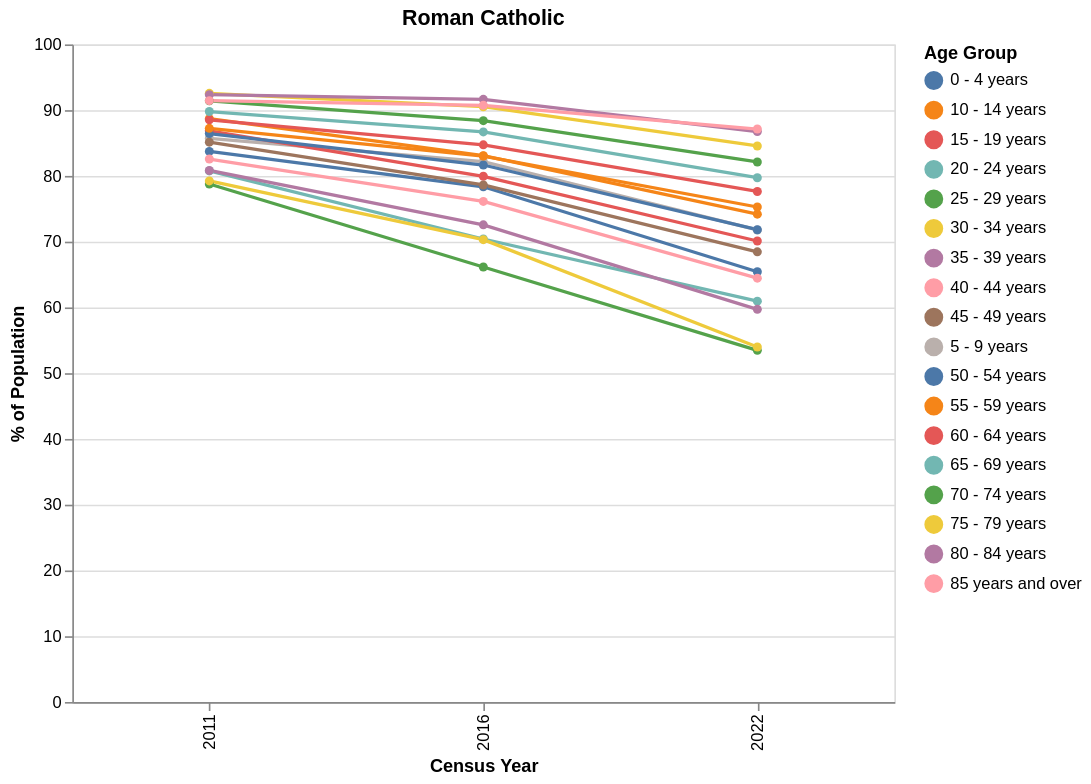
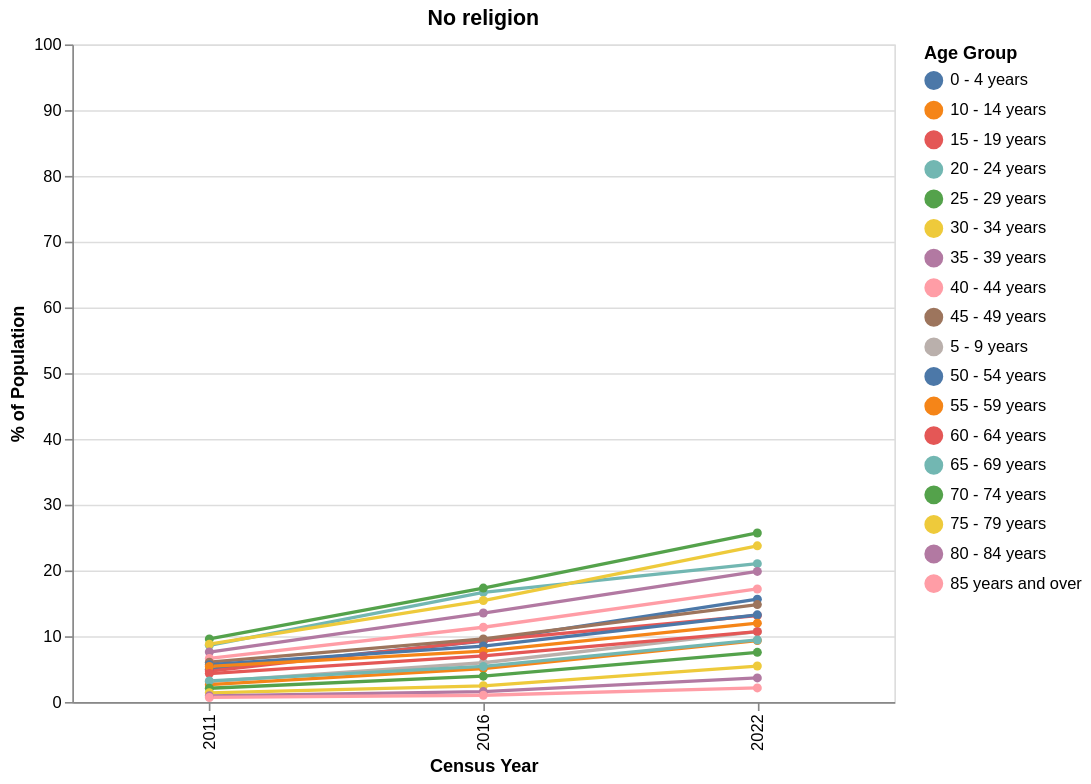

Write notebook code for charts like these, in order.
### Markdown cell above
# Religion in Ireland

Identification as Roman Catholic is decreasing with each census, while the percentage of No Religion is increasing.

### Code cell
# IMPORTANT: Please update this path if the file is located elsewhere on your system
DATA_DIR = '../data'
OUT_DIR = "../website"

DATA_FILE = DATA_DIR + '/' + "ireland_religion_census_data_ages.csv"
OUTPUT_FILE_CATHOLIC  = DATA_DIR + '/' + "ireland_religion_catholic_trends.json"
OUTPUT_FILE_NONE = DATA_DIR + '/' + "ireland_religion_none_trends.json"
HTML_FILE_CATHOLIC = OUT_DIR + '/' + 'CATHOLIC_RELIGION' + ".html"
HTML_FILE_NONE = OUT_DIR + '/' + 'NO_RELIGION' + ".html"

plot_CSO.plot_separate_trends(DATA_FILE, OUTPUT_FILE_CATHOLIC, OUTPUT_FILE_NONE)

# roman catholic
generate_embeddable_html(
    json_filepath=OUTPUT_FILE_CATHOLIC,
    output_filepath=HTML_FILE_CATHOLIC,
    # plot_title='RELIGIOUS AFFILIATION'
    )
# no religion
generate_embeddable_html(
    json_filepath=OUTPUT_FILE_NONE,
    output_filepath=HTML_FILE_NONE,
    # plot_title='RELIGIOUS AFFILIATION'
    )

### Figure 1 — Vega-Lite specification as saved in the notebook (floating-point values rounded to 4 significant figures)
{"config": {"view": {"continuousWidth": 300, "continuousHeight": 300}}, "data": {"name": "data-85346da81e05ca859f62b761a08a34b8"}, "mark": {"type": "line", "point": true}, "encoding": {"color": {"field": "Age Group", "title": "Age Group", "type": "nominal"}, "tooltip": [{"field": "Year", "type": "ordinal"}, {"field": "Age Group", "type": "nominal"}, {"field": "Percentage", "format": ".3f", "title": "% of Pop.", "type": "quantitative"}], "x": {"field": "Year", "title": "Census Year", "type": "ordinal"}, "y": {"field": "Percentage", "scale": {"domain": [0, 100]}, "title": "% of Population", "type": "quantitative"}}, "height": 400, "title": "Roman Catholic", "width": 500, "$schema": "https://vega.github.io/schema/vega-lite/v6.1.0.json", "datasets": {"data-85346da81e05ca859f62b761a08a34b8": [{"STATISTIC": "F5071C01", "Statistic Label": "Population Usually Resident and Present in the State", "Year": 2011, "Census Year": 2011, "C02199V02655": "-", "Sex": "Both sexes", "C02712V03280": 1, "Religion": "Roman Catholic", "C02076V03371": 205, "Age Group": "0 - 4 years", "UNIT": "Number", "VALUE": 296886, "Percentage": 83.72}, {"STATISTIC": "F5071C01", "Statistic Label": "Population Usually Resident and Present in the State", "Year": 2011, "Census Year": 2011, "C02199V02655": "-", "Sex": "Both sexes", "C02712V03280": 1, "Religion": "Roman Catholic", "C02076V03371": 245, "Age Group": "5 - 9 years", "UNIT": "Number", "VALUE": 273547, "Percentage": 85.72}, {"STATISTIC": "F5071C01", "Statistic Label": "Population Usually Resident and Present in the State", "Year": 2011, "Census Year": 2011, "C02199V02655": "-", "Sex": "Both sexes", "C02712V03280": 1, "Religion": "Roman Catholic", "C02076V03371": 265, "Age Group": "10 - 14 years", "UNIT": "Number", "VALUE": 266386, "Percentage": 88.71}, {"STATISTIC": "F5071C01", "Statistic Label": "Population Usually Resident and Present in the State", "Year": 2011, "Census Year": 2011, "C02199V02655": "-", "Sex": "Both sexes", "C02712V03280": 1, "Religion": "Roman Catholic", "C02076V03371": 300, "Age Group": "15 - 19 years", "UNIT": "Number", "VALUE": 241816, "Percentage": 86.86}, {"STATISTIC": "F5071C01", "Statistic Label": "Population Usually Resident and Present in the State", "Year": 2011, "Census Year": 2011, "C02199V02655": "-", "Sex": "Both sexes", "C02712V03280": 1, "Religion": "Roman Catholic", "C02076V03371": 365, "Age Group": "20 - 24 years", "UNIT": "Number", "VALUE": 231847, "Percentage": 80.76}, {"STATISTIC": "F5071C01", "Statistic Label": "Population Usually Resident and Present in the State", "Year": 2011, "Census Year": 2011, "C02199V02655": "-", "Sex": "Both sexes", "C02712V03280": 1, "Religion": "Roman Catholic", "C02076V03371": 410, "Age Group": "25 - 29 years", "UNIT": "Number", "VALUE": 279294, "Percentage": 78.78}, {"STATISTIC": "F5071C01", "Statistic Label": "Population Usually Resident and Present in the State", "Year": 2011, "Census Year": 2011, "C02199V02655": "-", "Sex": "Both sexes", "C02712V03280": 1, "Religion": "Roman Catholic", "C02076V03371": 440, "Age Group": "30 - 34 years", "UNIT": "Number", "VALUE": 308062, "Percentage": 79.24}, {"STATISTIC": "F5071C01", "Statistic Label": "Population Usually Resident and Present in the State", "Year": 2011, "Census Year": 2011, "C02199V02655": "-", "Sex": "Both sexes", "C02712V03280": 1, "Religion": "Roman Catholic", "C02076V03371": 460, "Age Group": "35 - 39 years", "UNIT": "Number", "VALUE": 291036, "Percentage": 80.83}, {"STATISTIC": "F5071C01", "Statistic Label": "Population Usually Resident and Present in the State", "Year": 2011, "Census Year": 2011, "C02199V02655": "-", "Sex": "Both sexes", "C02712V03280": 1, "Religion": "Roman Catholic", "C02076V03371": 475, "Age Group": "40 - 44 years", "UNIT": "Number", "VALUE": 269635, "Percentage": 82.56}, {"STATISTIC": "F5071C01", "Statistic Label": "Population Usually Resident and Present in the State", "Year": 2011, "Census Year": 2011, "C02199V02655": "-", "Sex": "Both sexes", "C02712V03280": 1, "Religion": "Roman Catholic", "C02076V03371": 495, "Age Group": "45 - 49 years", "UNIT": "Number", "VALUE": 256383, "Percentage": 85.13}, {"STATISTIC": "F5071C01", "Statistic Label": "Population Usually Resident and Present in the State", "Year": 2011, "Census Year": 2011, "C02199V02655": "-", "Sex": "Both sexes", "C02712V03280": 1, "Religion": "Roman Catholic", "C02076V03371": 515, "Age Group": "50 - 54 years", "UNIT": "Number", "VALUE": 233808, "Percentage": 86.44}, {"STATISTIC": "F5071C01", "Statistic Label": "Population Usually Resident and Present in the State", "Year": 2011, "Census Year": 2011, "C02199V02655": "-", "Sex": "Both sexes", "C02712V03280": 1, "Religion": "Roman Catholic", "C02076V03371": 530, "Age Group": "55 - 59 years", "UNIT": "Number", "VALUE": 209926, "Percentage": 87.23}, {"STATISTIC": "F5071C01", "Statistic Label": "Population Usually Resident and Present in the State", "Year": 2011, "Census Year": 2011, "C02199V02655": "-", "Sex": "Both sexes", "C02712V03280": 1, "Religion": "Roman Catholic", "C02076V03371": 550, "Age Group": "60 - 64 years", "UNIT": "Number", "VALUE": 190179, "Percentage": 88.53}, {"STATISTIC": "F5071C01", "Statistic Label": "Population Usually Resident and Present in the State", "Year": 2011, "Census Year": 2011, "C02199V02655": "-", "Sex": "Both sexes", "C02712V03280": 1, "Religion": "Roman Catholic", "C02076V03371": 565, "Age Group": "65 - 69 years", "UNIT": "Number", "VALUE": 153117, "Percentage": 89.79}, {"STATISTIC": "F5071C01", "Statistic Label": "Population Usually Resident and Present in the State", "Year": 2011, "Census Year": 2011, "C02199V02655": "-", "Sex": "Both sexes", "C02712V03280": 1, "Religion": "Roman Catholic", "C02076V03371": 580, "Age Group": "70 - 74 years", "UNIT": "Number", "VALUE": 118257, "Percentage": 91.42}, {"STATISTIC": "F5071C01", "Statistic Label": "Population Usually Resident and Present in the State", "Year": 2011, "Census Year": 2011, "C02199V02655": "-", "Sex": "Both sexes", "C02712V03280": 1, "Religion": "Roman Catholic", "C02076V03371": 595, "Age Group": "75 - 79 years", "UNIT": "Number", "VALUE": 93494, "Percentage": 92.56}, {"STATISTIC": "F5071C01", "Statistic Label": "Population Usually Resident and Present in the State", "Year": 2011, "Census Year": 2011, "C02199V02655": "-", "Sex": "Both sexes", "C02712V03280": 1, "Religion": "Roman Catholic", "C02076V03371": 610, "Age Group": "80 - 84 years", "UNIT": "Number", "VALUE": 64308, "Percentage": 92.35}, {"STATISTIC": "F5071C01", "Statistic Label": "Population Usually Resident and Present in the State", "Year": 2011, "Census Year": 2011, "C02199V02655": "-", "Sex": "Both sexes", "C02712V03280": 1, "Religion": "Roman Catholic", "C02076V03371": 630, "Age Group": "85 years and over", "UNIT": "Number", "VALUE": 53206, "Percentage": 91.45}, {"STATISTIC": "F5071C01", "Statistic Label": "Population Usually Resident and Present in the State", "Year": 2016, "Census Year": 2016, "C02199V02655": "-", "Sex": "Both sexes", "C02712V03280": 1, "Religion": "Roman Catholic", "C02076V03371": 205, "Age Group": "0 - 4 years", "UNIT": "Number", "VALUE": 258559, "Percentage": 78.35}, {"STATISTIC": "F5071C01", "Statistic Label": "Population Usually Resident and Present in the State", "Year": 2016, "Census Year": 2016, "C02199V02655": "-", "Sex": "Both sexes", "C02712V03280": 1, "Religion": "Roman Catholic", "C02076V03371": 245, "Age Group": "5 - 9 years", "UNIT": "Number", "VALUE": 291387, "Percentage": 82.18}, {"STATISTIC": "F5071C01", "Statistic Label": "Population Usually Resident and Present in the State", "Year": 2016, "Census Year": 2016, "C02199V02655": "-", "Sex": "Both sexes", "C02712V03280": 1, "Religion": "Roman Catholic", "C02076V03371": 265, "Age Group": "10 - 14 years", "UNIT": "Number", "VALUE": 263993, "Percentage": 83.08}, {"STATISTIC": "F5071C01", "Statistic Label": "Population Usually Resident and Present in the State", "Year": 2016, "Census Year": 2016, "C02199V02655": "-", "Sex": "Both sexes", "C02712V03280": 1, "Religion": "Roman Catholic", "C02076V03371": 300, "Age Group": "15 - 19 years", "UNIT": "Number", "VALUE": 238479, "Percentage": 79.94}, {"STATISTIC": "F5071C01", "Statistic Label": "Population Usually Resident and Present in the State", "Year": 2016, "Census Year": 2016, "C02199V02655": "-", "Sex": "Both sexes", "C02712V03280": 1, "Religion": "Roman Catholic", "C02076V03371": 365, "Age Group": "20 - 24 years", "UNIT": "Number", "VALUE": 185874, "Percentage": 70.41}, {"STATISTIC": "F5071C01", "Statistic Label": "Population Usually Resident and Present in the State", "Year": 2016, "Census Year": 2016, "C02199V02655": "-", "Sex": "Both sexes", "C02712V03280": 1, "Religion": "Roman Catholic", "C02076V03371": 410, "Age Group": "25 - 29 years", "UNIT": "Number", "VALUE": 191804, "Percentage": 66.15}, {"STATISTIC": "F5071C01", "Statistic Label": "Population Usually Resident and Present in the State", "Year": 2016, "Census Year": 2016, "C02199V02655": "-", "Sex": "Both sexes", "C02712V03280": 1, "Religion": "Roman Catholic", "C02076V03371": 440, "Age Group": "30 - 34 years", "UNIT": "Number", "VALUE": 250317, "Percentage": 70.31}, {"STATISTIC": "F5071C01", "Statistic Label": "Population Usually Resident and Present in the State", "Year": 2016, "Census Year": 2016, "C02199V02655": "-", "Sex": "Both sexes", "C02712V03280": 1, "Religion": "Roman Catholic", "C02076V03371": 460, "Age Group": "35 - 39 years", "UNIT": "Number", "VALUE": 279217, "Percentage": 72.56}, {"STATISTIC": "F5071C01", "Statistic Label": "Population Usually Resident and Present in the State", "Year": 2016, "Census Year": 2016, "C02199V02655": "-", "Sex": "Both sexes", "C02712V03280": 1, "Religion": "Roman Catholic", "C02076V03371": 475, "Age Group": "40 - 44 years", "UNIT": "Number", "VALUE": 269116, "Percentage": 76.12}, {"STATISTIC": "F5071C01", "Statistic Label": "Population Usually Resident and Present in the State", "Year": 2016, "Census Year": 2016, "C02199V02655": "-", "Sex": "Both sexes", "C02712V03280": 1, "Religion": "Roman Catholic", "C02076V03371": 495, "Age Group": "45 - 49 years", "UNIT": "Number", "VALUE": 252948, "Percentage": 78.62}, {"STATISTIC": "F5071C01", "Statistic Label": "Population Usually Resident and Present in the State", "Year": 2016, "Census Year": 2016, "C02199V02655": "-", "Sex": "Both sexes", "C02712V03280": 1, "Religion": "Roman Catholic", "C02076V03371": 515, "Age Group": "50 - 54 years", "UNIT": "Number", "VALUE": 240771, "Percentage": 81.66}, {"STATISTIC": "F5071C01", "Statistic Label": "Population Usually Resident and Present in the State", "Year": 2016, "Census Year": 2016, "C02199V02655": "-", "Sex": "Both sexes", "C02712V03280": 1, "Religion": "Roman Catholic", "C02076V03371": 530, "Age Group": "55 - 59 years", "UNIT": "Number", "VALUE": 219796, "Percentage": 83.02}, {"STATISTIC": "F5071C01", "Statistic Label": "Population Usually Resident and Present in the State", "Year": 2016, "Census Year": 2016, "C02199V02655": "-", "Sex": "Both sexes", "C02712V03280": 1, "Religion": "Roman Catholic", "C02076V03371": 550, "Age Group": "60 - 64 years", "UNIT": "Number", "VALUE": 197853, "Percentage": 84.72}, {"STATISTIC": "F5071C01", "Statistic Label": "Population Usually Resident and Present in the State", "Year": 2016, "Census Year": 2016, "C02199V02655": "-", "Sex": "Both sexes", "C02712V03280": 1, "Religion": "Roman Catholic", "C02076V03371": 565, "Age Group": "65 - 69 years", "UNIT": "Number", "VALUE": 178593, "Percentage": 86.69}, {"STATISTIC": "F5071C01", "Statistic Label": "Population Usually Resident and Present in the State", "Year": 2016, "Census Year": 2016, "C02199V02655": "-", "Sex": "Both sexes", "C02712V03280": 1, "Religion": "Roman Catholic", "C02076V03371": 580, "Age Group": "70 - 74 years", "UNIT": "Number", "VALUE": 140411, "Percentage": 88.4}, {"STATISTIC": "F5071C01", "Statistic Label": "Population Usually Resident and Present in the State", "Year": 2016, "Census Year": 2016, "C02199V02655": "-", "Sex": "Both sexes", "C02712V03280": 1, "Religion": "Roman Catholic", "C02076V03371": 595, "Age Group": "75 - 79 years", "UNIT": "Number", "VALUE": 102913, "Percentage": 90.52}, {"STATISTIC": "F5071C01", "Statistic Label": "Population Usually Resident and Present in the State", "Year": 2016, "Census Year": 2016, "C02199V02655": "-", "Sex": "Both sexes", "C02712V03280": 1, "Religion": "Roman Catholic", "C02076V03371": 610, "Age Group": "80 - 84 years", "UNIT": "Number", "VALUE": 73578, "Percentage": 91.65}, {"STATISTIC": "F5071C01", "Statistic Label": "Population Usually Resident and Present in the State", "Year": 2016, "Census Year": 2016, "C02199V02655": "-", "Sex": "Both sexes", "C02712V03280": 1, "Religion": "Roman Catholic", "C02076V03371": 630, "Age Group": "85 years and over", "UNIT": "Number", "VALUE": 61035, "Percentage": 90.74}, {"STATISTIC": "F5071C01", "Statistic Label": "Population Usually Resident and Present in the State", "Year": 2022, "Census Year": 2022, "C02199V02655": "-", "Sex": "Both sexes", "C02712V03280": 1, "Religion": "Roman Catholic", "C02076V03371": 205, "Age Group": "0 - 4 years", "UNIT": "Number", "VALUE": 191571, "Percentage": 65.43}, {"STATISTIC": "F5071C01", "Statistic Label": "Population Usually Resident and Present in the State", "Year": 2022, "Census Year": 2022, "C02199V02655": "-", "Sex": "Both sexes", "C02712V03280": 1, "Religion": "Roman Catholic", "C02076V03371": 245, "Age Group": "5 - 9 years", "UNIT": "Number", "VALUE": 244104, "Percentage": 71.78}, {"STATISTIC": "F5071C01", "Statistic Label": "Population Usually Resident and Present in the State", "Year": 2022, "Census Year": 2022, "C02199V02655": "-", "Sex": "Both sexes", "C02712V03280": 1, "Religion": "Roman Catholic", "C02076V03371": 265, "Age Group": "10 - 14 years", "UNIT": "Number", "VALUE": 275397, "Percentage": 74.18}, {"STATISTIC": "F5071C01", "Statistic Label": "Population Usually Resident and Present in the State", "Year": 2022, "Census Year": 2022, "C02199V02655": "-", "Sex": "Both sexes", "C02712V03280": 1, "Religion": "Roman Catholic", "C02076V03371": 300, "Age Group": "15 - 19 years", "UNIT": "Number", "VALUE": 232870, "Percentage": 70.1}, {"STATISTIC": "F5071C01", "Statistic Label": "Population Usually Resident and Present in the State", "Year": 2022, "Census Year": 2022, "C02199V02655": "-", "Sex": "Both sexes", "C02712V03280": 1, "Religion": "Roman Catholic", "C02076V03371": 365, "Age Group": "20 - 24 years", "UNIT": "Number", "VALUE": 182086, "Percentage": 60.96}, {"STATISTIC": "F5071C01", "Statistic Label": "Population Usually Resident and Present in the State", "Year": 2022, "Census Year": 2022, "C02199V02655": "-", "Sex": "Both sexes", "C02712V03280": 1, "Religion": "Roman Catholic", "C02076V03371": 410, "Age Group": "25 - 29 years", "UNIT": "Number", "VALUE": 155014, "Percentage": 53.47}, {"STATISTIC": "F5071C01", "Statistic Label": "Population Usually Resident and Present in the State", "Year": 2022, "Census Year": 2022, "C02199V02655": "-", "Sex": "Both sexes", "C02712V03280": 1, "Religion": "Roman Catholic", "C02076V03371": 440, "Age Group": "30 - 34 years", "UNIT": "Number", "VALUE": 176460, "Percentage": 53.99}, {"STATISTIC": "F5071C01", "Statistic Label": "Population Usually Resident and Present in the State", "Year": 2022, "Census Year": 2022, "C02199V02655": "-", "Sex": "Both sexes", "C02712V03280": 1, "Religion": "Roman Catholic", "C02076V03371": 460, "Age Group": "35 - 39 years", "UNIT": "Number", "VALUE": 226002, "Percentage": 59.71}, {"STATISTIC": "F5071C01", "Statistic Label": "Population Usually Resident and Present in the State", "Year": 2022, "Census Year": 2022, "C02199V02655": "-", "Sex": "Both sexes", "C02712V03280": 1, "Religion": "Roman Catholic", "C02076V03371": 475, "Age Group": "40 - 44 years", "UNIT": "Number", "VALUE": 262699, "Percentage": 64.45}, {"STATISTIC": "F5071C01", "Statistic Label": "Population Usually Resident and Present in the State", "Year": 2022, "Census Year": 2022, "C02199V02655": "-", "Sex": "Both sexes", "C02712V03280": 1, "Religion": "Roman Catholic", "C02076V03371": 495, "Age Group": "45 - 49 years", "UNIT": "Number", "VALUE": 253315, "Percentage": 68.45}, {"STATISTIC": "F5071C01", "Statistic Label": "Population Usually Resident and Present in the State", "Year": 2022, "Census Year": 2022, "C02199V02655": "-", "Sex": "Both sexes", "C02712V03280": 1, "Religion": "Roman Catholic", "C02076V03371": 515, "Age Group": "50 - 54 years", "UNIT": "Number", "VALUE": 241591, "Percentage": 71.82}, {"STATISTIC": "F5071C01", "Statistic Label": "Population Usually Resident and Present in the State", "Year": 2022, "Census Year": 2022, "C02199V02655": "-", "Sex": "Both sexes", "C02712V03280": 1, "Religion": "Roman Catholic", "C02076V03371": 530, "Age Group": "55 - 59 years", "UNIT": "Number", "VALUE": 228376, "Percentage": 75.27}, {"STATISTIC": "F5071C01", "Statistic Label": "Population Usually Resident and Present in the State", "Year": 2022, "Census Year": 2022, "C02199V02655": "-", "Sex": "Both sexes", "C02712V03280": 1, "Religion": "Roman Catholic", "C02076V03371": 550, "Age Group": "60 - 64 years", "UNIT": "Number", "VALUE": 208772, "Percentage": 77.63}, {"STATISTIC": "F5071C01", "Statistic Label": "Population Usually Resident and Present in the State", "Year": 2022, "Census Year": 2022, "C02199V02655": "-", "Sex": "Both sexes", "C02712V03280": 1, "Religion": "Roman Catholic", "C02076V03371": 565, "Age Group": "65 - 69 years", "UNIT": "Number", "VALUE": 187236, "Percentage": 79.72}, {"STATISTIC": "F5071C01", "Statistic Label": "Population Usually Resident and Present in the State", "Year": 2022, "Census Year": 2022, "C02199V02655": "-", "Sex": "Both sexes", "C02712V03280": 1, "Religion": "Roman Catholic", "C02076V03371": 580, "Age Group": "70 - 74 years", "UNIT": "Number", "VALUE": 164693, "Percentage": 82.12}, {"STATISTIC": "F5071C01", "Statistic Label": "Population Usually Resident and Present in the State", "Year": 2022, "Census Year": 2022, "C02199V02655": "-", "Sex": "Both sexes", "C02712V03280": 1, "Religion": "Roman Catholic", "C02076V03371": 595, "Age Group": "75 - 79 years", "UNIT": "Number", "VALUE": 129279, "Percentage": 84.55}, {"STATISTIC": "F5071C01", "Statistic Label": "Population Usually Resident and Present in the State", "Year": 2022, "Census Year": 2022, "C02199V02655": "-", "Sex": "Both sexes", "C02712V03280": 1, "Religion": "Roman Catholic", "C02076V03371": 610, "Age Group": "80 - 84 years", "UNIT": "Number", "VALUE": 83190, "Percentage": 86.75}, {"STATISTIC": "F5071C01", "Statistic Label": "Population Usually Resident and Present in the State", "Year": 2022, "Census Year": 2022, "C02199V02655": "-", "Sex": "Both sexes", "C02712V03280": 1, "Religion": "Roman Catholic", "C02076V03371": 630, "Age Group": "85 years and over", "UNIT": "Number", "VALUE": 73206, "Percentage": 87.13}]}}

### Figure 2 — Vega-Lite specification as saved in the notebook (floating-point values rounded to 4 significant figures)
{"config": {"view": {"continuousWidth": 300, "continuousHeight": 300}}, "data": {"name": "data-315dd918897e516463fe50bc4cb570eb"}, "mark": {"type": "line", "point": true}, "encoding": {"color": {"field": "Age Group", "title": "Age Group", "type": "nominal"}, "tooltip": [{"field": "Year", "type": "ordinal"}, {"field": "Age Group", "type": "nominal"}, {"field": "Percentage", "format": ".3f", "title": "% of Pop.", "type": "quantitative"}], "x": {"field": "Year", "title": "Census Year", "type": "ordinal"}, "y": {"field": "Percentage", "scale": {"domain": [0, 100]}, "title": "% of Population", "type": "quantitative"}}, "height": 400, "title": "No religion", "width": 500, "$schema": "https://vega.github.io/schema/vega-lite/v6.1.0.json", "datasets": {"data-315dd918897e516463fe50bc4cb570eb": [{"STATISTIC": "F5071C01", "Statistic Label": "Population Usually Resident and Present in the State", "Year": 2011, "Census Year": 2011, "C02199V02655": "-", "Sex": "Both sexes", "C02712V03280": 35, "Religion": "No religion", "C02076V03371": 205, "Age Group": "0 - 4 years", "UNIT": "Number", "VALUE": 17589, "Percentage": 4.96}, {"STATISTIC": "F5071C01", "Statistic Label": "Population Usually Resident and Present in the State", "Year": 2011, "Census Year": 2011, "C02199V02655": "-", "Sex": "Both sexes", "C02712V03280": 35, "Religion": "No religion", "C02076V03371": 245, "Age Group": "5 - 9 years", "UNIT": "Number", "VALUE": 9865, "Percentage": 3.091}, {"STATISTIC": "F5071C01", "Statistic Label": "Population Usually Resident and Present in the State", "Year": 2011, "Census Year": 2011, "C02199V02655": "-", "Sex": "Both sexes", "C02712V03280": 35, "Religion": "No religion", "C02076V03371": 265, "Age Group": "10 - 14 years", "UNIT": "Number", "VALUE": 7902, "Percentage": 2.632}, {"STATISTIC": "F5071C01", "Statistic Label": "Population Usually Resident and Present in the State", "Year": 2011, "Census Year": 2011, "C02199V02655": "-", "Sex": "Both sexes", "C02712V03280": 35, "Religion": "No religion", "C02076V03371": 300, "Age Group": "15 - 19 years", "UNIT": "Number", "VALUE": 13106, "Percentage": 4.708}, {"STATISTIC": "F5071C01", "Statistic Label": "Population Usually Resident and Present in the State", "Year": 2011, "Census Year": 2011, "C02199V02655": "-", "Sex": "Both sexes", "C02712V03280": 35, "Religion": "No religion", "C02076V03371": 365, "Age Group": "20 - 24 years", "UNIT": "Number", "VALUE": 24721, "Percentage": 8.611}, {"STATISTIC": "F5071C01", "Statistic Label": "Population Usually Resident and Present in the State", "Year": 2011, "Census Year": 2011, "C02199V02655": "-", "Sex": "Both sexes", "C02712V03280": 35, "Religion": "No religion", "C02076V03371": 410, "Age Group": "25 - 29 years", "UNIT": "Number", "VALUE": 33985, "Percentage": 9.586}, {"STATISTIC": "F5071C01", "Statistic Label": "Population Usually Resident and Present in the State", "Year": 2011, "Census Year": 2011, "C02199V02655": "-", "Sex": "Both sexes", "C02712V03280": 35, "Religion": "No religion", "C02076V03371": 440, "Age Group": "30 - 34 years", "UNIT": "Number", "VALUE": 34192, "Percentage": 8.795}, {"STATISTIC": "F5071C01", "Statistic Label": "Population Usually Resident and Present in the State", "Year": 2011, "Census Year": 2011, "C02199V02655": "-", "Sex": "Both sexes", "C02712V03280": 35, "Religion": "No religion", "C02076V03371": 460, "Age Group": "35 - 39 years", "UNIT": "Number", "VALUE": 27369, "Percentage": 7.601}, {"STATISTIC": "F5071C01", "Statistic Label": "Population Usually Resident and Present in the State", "Year": 2011, "Census Year": 2011, "C02199V02655": "-", "Sex": "Both sexes", "C02712V03280": 35, "Religion": "No religion", "C02076V03371": 475, "Age Group": "40 - 44 years", "UNIT": "Number", "VALUE": 21650, "Percentage": 6.629}, {"STATISTIC": "F5071C01", "Statistic Label": "Population Usually Resident and Present in the State", "Year": 2011, "Census Year": 2011, "C02199V02655": "-", "Sex": "Both sexes", "C02712V03280": 35, "Religion": "No religion", "C02076V03371": 495, "Age Group": "45 - 49 years", "UNIT": "Number", "VALUE": 18209, "Percentage": 6.046}, {"STATISTIC": "F5071C01", "Statistic Label": "Population Usually Resident and Present in the State", "Year": 2011, "Census Year": 2011, "C02199V02655": "-", "Sex": "Both sexes", "C02712V03280": 35, "Religion": "No religion", "C02076V03371": 515, "Age Group": "50 - 54 years", "UNIT": "Number", "VALUE": 15340, "Percentage": 5.671}, {"STATISTIC": "F5071C01", "Statistic Label": "Population Usually Resident and Present in the State", "Year": 2011, "Census Year": 2011, "C02199V02655": "-", "Sex": "Both sexes", "C02712V03280": 35, "Religion": "No religion", "C02076V03371": 530, "Age Group": "55 - 59 years", "UNIT": "Number", "VALUE": 12999, "Percentage": 5.402}, {"STATISTIC": "F5071C01", "Statistic Label": "Population Usually Resident and Present in the State", "Year": 2011, "Census Year": 2011, "C02199V02655": "-", "Sex": "Both sexes", "C02712V03280": 35, "Religion": "No religion", "C02076V03371": 550, "Age Group": "60 - 64 years", "UNIT": "Number", "VALUE": 9276, "Percentage": 4.318}, {"STATISTIC": "F5071C01", "Statistic Label": "Population Usually Resident and Present in the State", "Year": 2011, "Census Year": 2011, "C02199V02655": "-", "Sex": "Both sexes", "C02712V03280": 35, "Religion": "No religion", "C02076V03371": 565, "Age Group": "65 - 69 years", "UNIT": "Number", "VALUE": 5467, "Percentage": 3.206}, {"STATISTIC": "F5071C01", "Statistic Label": "Population Usually Resident and Present in the State", "Year": 2011, "Census Year": 2011, "C02199V02655": "-", "Sex": "Both sexes", "C02712V03280": 35, "Religion": "No religion", "C02076V03371": 580, "Age Group": "70 - 74 years", "UNIT": "Number", "VALUE": 2699, "Percentage": 2.086}, {"STATISTIC": "F5071C01", "Statistic Label": "Population Usually Resident and Present in the State", "Year": 2011, "Census Year": 2011, "C02199V02655": "-", "Sex": "Both sexes", "C02712V03280": 35, "Religion": "No religion", "C02076V03371": 595, "Age Group": "75 - 79 years", "UNIT": "Number", "VALUE": 1411, "Percentage": 1.397}, {"STATISTIC": "F5071C01", "Statistic Label": "Population Usually Resident and Present in the State", "Year": 2011, "Census Year": 2011, "C02199V02655": "-", "Sex": "Both sexes", "C02712V03280": 35, "Religion": "No religion", "C02076V03371": 610, "Age Group": "80 - 84 years", "UNIT": "Number", "VALUE": 650, "Percentage": 0.9335}, {"STATISTIC": "F5071C01", "Statistic Label": "Population Usually Resident and Present in the State", "Year": 2011, "Census Year": 2011, "C02199V02655": "-", "Sex": "Both sexes", "C02712V03280": 35, "Religion": "No religion", "C02076V03371": 630, "Age Group": "85 years and over", "UNIT": "Number", "VALUE": 400, "Percentage": 0.6875}, {"STATISTIC": "F5071C01", "Statistic Label": "Population Usually Resident and Present in the State", "Year": 2016, "Census Year": 2016, "C02199V02655": "-", "Sex": "Both sexes", "C02712V03280": 35, "Religion": "No religion", "C02076V03371": 205, "Age Group": "0 - 4 years", "UNIT": "Number", "VALUE": 30501, "Percentage": 9.242}, {"STATISTIC": "F5071C01", "Statistic Label": "Population Usually Resident and Present in the State", "Year": 2016, "Census Year": 2016, "C02199V02655": "-", "Sex": "Both sexes", "C02712V03280": 35, "Religion": "No religion", "C02076V03371": 245, "Age Group": "5 - 9 years", "UNIT": "Number", "VALUE": 21160, "Percentage": 5.968}, {"STATISTIC": "F5071C01", "Statistic Label": "Population Usually Resident and Present in the State", "Year": 2016, "Census Year": 2016, "C02199V02655": "-", "Sex": "Both sexes", "C02712V03280": 35, "Religion": "No religion", "C02076V03371": 265, "Age Group": "10 - 14 years", "UNIT": "Number", "VALUE": 16161, "Percentage": 5.086}, {"STATISTIC": "F5071C01", "Statistic Label": "Population Usually Resident and Present in the State", "Year": 2016, "Census Year": 2016, "C02199V02655": "-", "Sex": "Both sexes", "C02712V03280": 35, "Religion": "No religion", "C02076V03371": 300, "Age Group": "15 - 19 years", "UNIT": "Number", "VALUE": 27848, "Percentage": 9.335}, {"STATISTIC": "F5071C01", "Statistic Label": "Population Usually Resident and Present in the State", "Year": 2016, "Census Year": 2016, "C02199V02655": "-", "Sex": "Both sexes", "C02712V03280": 35, "Religion": "No religion", "C02076V03371": 365, "Age Group": "20 - 24 years", "UNIT": "Number", "VALUE": 43985, "Percentage": 16.66}, {"STATISTIC": "F5071C01", "Statistic Label": "Population Usually Resident and Present in the State", "Year": 2016, "Census Year": 2016, "C02199V02655": "-", "Sex": "Both sexes", "C02712V03280": 35, "Religion": "No religion", "C02076V03371": 410, "Age Group": "25 - 29 years", "UNIT": "Number", "VALUE": 50232, "Percentage": 17.32}, {"STATISTIC": "F5071C01", "Statistic Label": "Population Usually Resident and Present in the State", "Year": 2016, "Census Year": 2016, "C02199V02655": "-", "Sex": "Both sexes", "C02712V03280": 35, "Religion": "No religion", "C02076V03371": 440, "Age Group": "30 - 34 years", "UNIT": "Number", "VALUE": 54937, "Percentage": 15.43}, {"STATISTIC": "F5071C01", "Statistic Label": "Population Usually Resident and Present in the State", "Year": 2016, "Census Year": 2016, "C02199V02655": "-", "Sex": "Both sexes", "C02712V03280": 35, "Religion": "No religion", "C02076V03371": 460, "Age Group": "35 - 39 years", "UNIT": "Number", "VALUE": 52040, "Percentage": 13.52}, {"STATISTIC": "F5071C01", "Statistic Label": "Population Usually Resident and Present in the State", "Year": 2016, "Census Year": 2016, "C02199V02655": "-", "Sex": "Both sexes", "C02712V03280": 35, "Religion": "No religion", "C02076V03371": 475, "Age Group": "40 - 44 years", "UNIT": "Number", "VALUE": 40185, "Percentage": 11.37}, {"STATISTIC": "F5071C01", "Statistic Label": "Population Usually Resident and Present in the State", "Year": 2016, "Census Year": 2016, "C02199V02655": "-", "Sex": "Both sexes", "C02712V03280": 35, "Religion": "No religion", "C02076V03371": 495, "Age Group": "45 - 49 years", "UNIT": "Number", "VALUE": 30841, "Percentage": 9.586}, {"STATISTIC": "F5071C01", "Statistic Label": "Population Usually Resident and Present in the State", "Year": 2016, "Census Year": 2016, "C02199V02655": "-", "Sex": "Both sexes", "C02712V03280": 35, "Religion": "No religion", "C02076V03371": 515, "Age Group": "50 - 54 years", "UNIT": "Number", "VALUE": 25081, "Percentage": 8.506}, {"STATISTIC": "F5071C01", "Statistic Label": "Population Usually Resident and Present in the State", "Year": 2016, "Census Year": 2016, "C02199V02655": "-", "Sex": "Both sexes", "C02712V03280": 35, "Religion": "No religion", "C02076V03371": 530, "Age Group": "55 - 59 years", "UNIT": "Number", "VALUE": 20468, "Percentage": 7.731}, {"STATISTIC": "F5071C01", "Statistic Label": "Population Usually Resident and Present in the State", "Year": 2016, "Census Year": 2016, "C02199V02655": "-", "Sex": "Both sexes", "C02712V03280": 35, "Religion": "No religion", "C02076V03371": 550, "Age Group": "60 - 64 years", "UNIT": "Number", "VALUE": 16357, "Percentage": 7.004}, {"STATISTIC": "F5071C01", "Statistic Label": "Population Usually Resident and Present in the State", "Year": 2016, "Census Year": 2016, "C02199V02655": "-", "Sex": "Both sexes", "C02712V03280": 35, "Religion": "No religion", "C02076V03371": 565, "Age Group": "65 - 69 years", "UNIT": "Number", "VALUE": 11144, "Percentage": 5.41}, {"STATISTIC": "F5071C01", "Statistic Label": "Population Usually Resident and Present in the State", "Year": 2016, "Census Year": 2016, "C02199V02655": "-", "Sex": "Both sexes", "C02712V03280": 35, "Religion": "No religion", "C02076V03371": 580, "Age Group": "70 - 74 years", "UNIT": "Number", "VALUE": 6246, "Percentage": 3.932}, {"STATISTIC": "F5071C01", "Statistic Label": "Population Usually Resident and Present in the State", "Year": 2016, "Census Year": 2016, "C02199V02655": "-", "Sex": "Both sexes", "C02712V03280": 35, "Religion": "No religion", "C02076V03371": 595, "Age Group": "75 - 79 years", "UNIT": "Number", "VALUE": 2799, "Percentage": 2.462}, {"STATISTIC": "F5071C01", "Statistic Label": "Population Usually Resident and Present in the State", "Year": 2016, "Census Year": 2016, "C02199V02655": "-", "Sex": "Both sexes", "C02712V03280": 35, "Religion": "No religion", "C02076V03371": 610, "Age Group": "80 - 84 years", "UNIT": "Number", "VALUE": 1268, "Percentage": 1.579}, {"STATISTIC": "F5071C01", "Statistic Label": "Population Usually Resident and Present in the State", "Year": 2016, "Census Year": 2016, "C02199V02655": "-", "Sex": "Both sexes", "C02712V03280": 35, "Religion": "No religion", "C02076V03371": 630, "Age Group": "85 years and over", "UNIT": "Number", "VALUE": 688, "Percentage": 1.023}, {"STATISTIC": "F5071C01", "Statistic Label": "Population Usually Resident and Present in the State", "Year": 2022, "Census Year": 2022, "C02199V02655": "-", "Sex": "Both sexes", "C02712V03280": 35, "Religion": "No religion", "C02076V03371": 205, "Age Group": "0 - 4 years", "UNIT": "Number", "VALUE": 45764, "Percentage": 15.63}, {"STATISTIC": "F5071C01", "Statistic Label": "Population Usually Resident and Present in the State", "Year": 2022, "Census Year": 2022, "C02199V02655": "-", "Sex": "Both sexes", "C02712V03280": 35, "Religion": "No religion", "C02076V03371": 245, "Age Group": "5 - 9 years", "UNIT": "Number", "VALUE": 36433, "Percentage": 10.71}, {"STATISTIC": "F5071C01", "Statistic Label": "Population Usually Resident and Present in the State", "Year": 2022, "Census Year": 2022, "C02199V02655": "-", "Sex": "Both sexes", "C02712V03280": 35, "Religion": "No religion", "C02076V03371": 265, "Age Group": "10 - 14 years", "UNIT": "Number", "VALUE": 34653, "Percentage": 9.334}, {"STATISTIC": "F5071C01", "Statistic Label": "Population Usually Resident and Present in the State", "Year": 2022, "Census Year": 2022, "C02199V02655": "-", "Sex": "Both sexes", "C02712V03280": 35, "Religion": "No religion", "C02076V03371": 300, "Age Group": "15 - 19 years", "UNIT": "Number", "VALUE": 43690, "Percentage": 13.15}, {"STATISTIC": "F5071C01", "Statistic Label": "Population Usually Resident and Present in the State", "Year": 2022, "Census Year": 2022, "C02199V02655": "-", "Sex": "Both sexes", "C02712V03280": 35, "Religion": "No religion", "C02076V03371": 365, "Age Group": "20 - 24 years", "UNIT": "Number", "VALUE": 62841, "Percentage": 21.04}, {"STATISTIC": "F5071C01", "Statistic Label": "Population Usually Resident and Present in the State", "Year": 2022, "Census Year": 2022, "C02199V02655": "-", "Sex": "Both sexes", "C02712V03280": 35, "Religion": "No religion", "C02076V03371": 410, "Age Group": "25 - 29 years", "UNIT": "Number", "VALUE": 74518, "Percentage": 25.71}, {"STATISTIC": "F5071C01", "Statistic Label": "Population Usually Resident and Present in the State", "Year": 2022, "Census Year": 2022, "C02199V02655": "-", "Sex": "Both sexes", "C02712V03280": 35, "Religion": "No religion", "C02076V03371": 440, "Age Group": "30 - 34 years", "UNIT": "Number", "VALUE": 77603, "Percentage": 23.74}, {"STATISTIC": "F5071C01", "Statistic Label": "Population Usually Resident and Present in the State", "Year": 2022, "Census Year": 2022, "C02199V02655": "-", "Sex": "Both sexes", "C02712V03280": 35, "Religion": "No religion", "C02076V03371": 460, "Age Group": "35 - 39 years", "UNIT": "Number", "VALUE": 75152, "Percentage": 19.85}, {"STATISTIC": "F5071C01", "Statistic Label": "Population Usually Resident and Present in the State", "Year": 2022, "Census Year": 2022, "C02199V02655": "-", "Sex": "Both sexes", "C02712V03280": 35, "Religion": "No religion", "C02076V03371": 475, "Age Group": "40 - 44 years", "UNIT": "Number", "VALUE": 70067, "Percentage": 17.19}, {"STATISTIC": "F5071C01", "Statistic Label": "Population Usually Resident and Present in the State", "Year": 2022, "Census Year": 2022, "C02199V02655": "-", "Sex": "Both sexes", "C02712V03280": 35, "Religion": "No religion", "C02076V03371": 495, "Age Group": "45 - 49 years", "UNIT": "Number", "VALUE": 54799, "Percentage": 14.81}, {"STATISTIC": "F5071C01", "Statistic Label": "Population Usually Resident and Present in the State", "Year": 2022, "Census Year": 2022, "C02199V02655": "-", "Sex": "Both sexes", "C02712V03280": 35, "Religion": "No religion", "C02076V03371": 515, "Age Group": "50 - 54 years", "UNIT": "Number", "VALUE": 44572, "Percentage": 13.25}, {"STATISTIC": "F5071C01", "Statistic Label": "Population Usually Resident and Present in the State", "Year": 2022, "Census Year": 2022, "C02199V02655": "-", "Sex": "Both sexes", "C02712V03280": 35, "Religion": "No religion", "C02076V03371": 530, "Age Group": "55 - 59 years", "UNIT": "Number", "VALUE": 36380, "Percentage": 11.99}, {"STATISTIC": "F5071C01", "Statistic Label": "Population Usually Resident and Present in the State", "Year": 2022, "Census Year": 2022, "C02199V02655": "-", "Sex": "Both sexes", "C02712V03280": 35, "Religion": "No religion", "C02076V03371": 550, "Age Group": "60 - 64 years", "UNIT": "Number", "VALUE": 28764, "Percentage": 10.7}, {"STATISTIC": "F5071C01", "Statistic Label": "Population Usually Resident and Present in the State", "Year": 2022, "Census Year": 2022, "C02199V02655": "-", "Sex": "Both sexes", "C02712V03280": 35, "Religion": "No religion", "C02076V03371": 565, "Age Group": "65 - 69 years", "UNIT": "Number", "VALUE": 22154, "Percentage": 9.433}, {"STATISTIC": "F5071C01", "Statistic Label": "Population Usually Resident and Present in the State", "Year": 2022, "Census Year": 2022, "C02199V02655": "-", "Sex": "Both sexes", "C02712V03280": 35, "Religion": "No religion", "C02076V03371": 580, "Age Group": "70 - 74 years", "UNIT": "Number", "VALUE": 15151, "Percentage": 7.555}, {"STATISTIC": "F5071C01", "Statistic Label": "Population Usually Resident and Present in the State", "Year": 2022, "Census Year": 2022, "C02199V02655": "-", "Sex": "Both sexes", "C02712V03280": 35, "Religion": "No religion", "C02076V03371": 595, "Age Group": "75 - 79 years", "UNIT": "Number", "VALUE": 8364, "Percentage": 5.47}, {"STATISTIC": "F5071C01", "Statistic Label": "Population Usually Resident and Present in the State", "Year": 2022, "Census Year": 2022, "C02199V02655": "-", "Sex": "Both sexes", "C02712V03280": 35, "Religion": "No religion", "C02076V03371": 610, "Age Group": "80 - 84 years", "UNIT": "Number", "VALUE": 3508, "Percentage": 3.658}, {"STATISTIC": "F5071C01", "Statistic Label": "Population Usually Resident and Present in the State", "Year": 2022, "Census Year": 2022, "C02199V02655": "-", "Sex": "Both sexes", "C02712V03280": 35, "Religion": "No religion", "C02076V03371": 630, "Age Group": "85 years and over", "UNIT": "Number", "VALUE": 1797, "Percentage": 2.139}]}}
